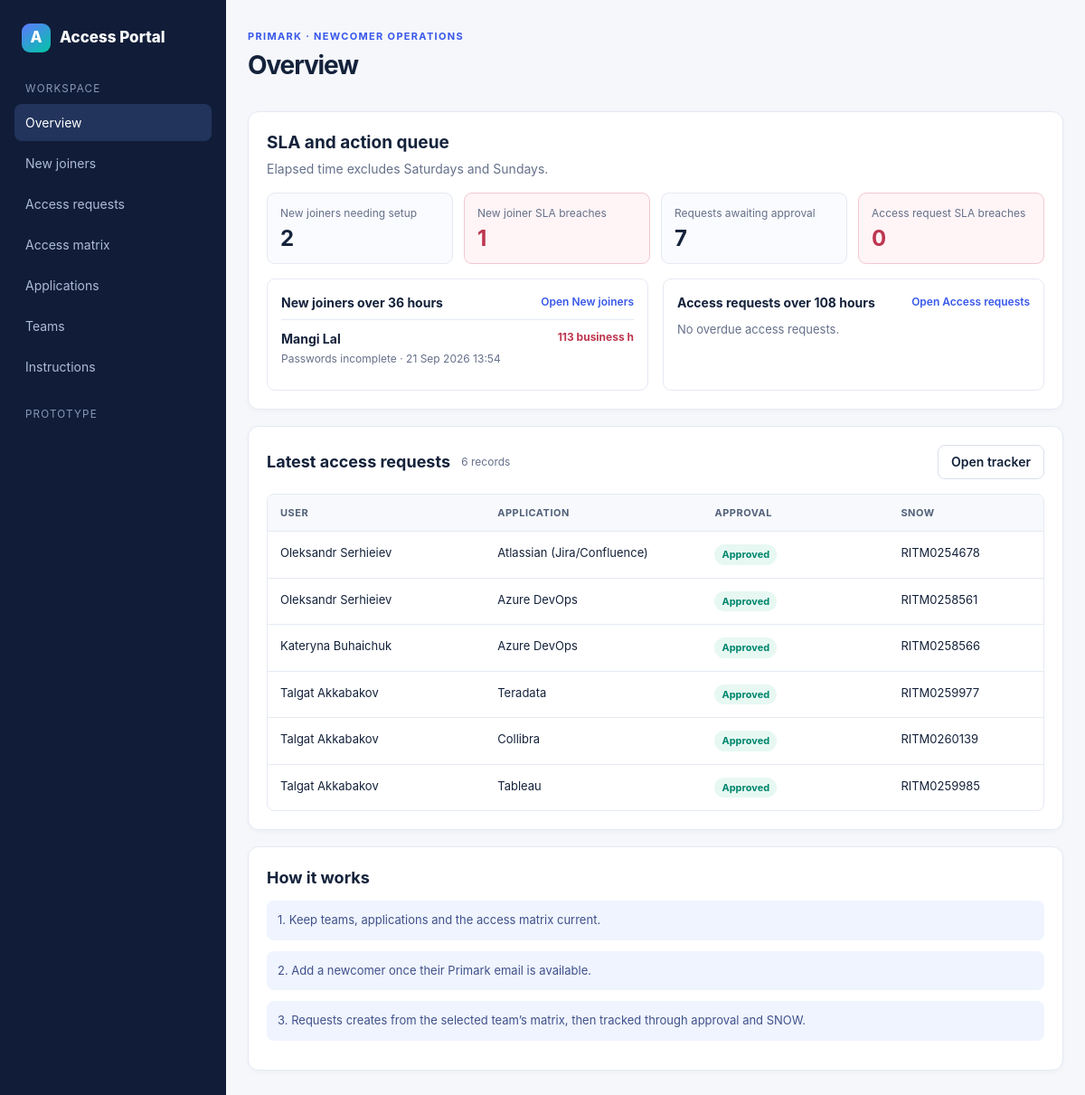
The page / on the database its author committed.
### tables this page shows
CREATE TABLE newcomers(id INTEGER PRIMARY KEY, full_name TEXT NOT NULL, team_id INTEGER NOT NULL, account_requested INTEGER DEFAULT 0, email TEXT, nptr_number TEXT, manager TEXT, status TEXT DEFAULT 'Account pending', created_at TEXT DEFAULT CURRENT_TIMESTAMP, passwords_received TEXT NOT NULL DEFAULT 'None' CHECK(passwords_received IN ('None','TAP','Network','Both')), user_confirmed_access INTEGER NOT NULL DEFAULT 0 CHECK(user_confirmed_access IN (0,1)), business_unit TEXT NOT NULL DEFAULT '', department TEXT, job_title TEXT, snow_request_number TEXT, snow_request_url TEXT, comment TEXT, FOREIGN KEY(team_id) REFERENCES teams(id));

CREATE TABLE "access_requests"(id INTEGER PRIMARY KEY, newcomer_id INTEGER, manual_user_name TEXT, manual_user_email TEXT, application_id INTEGER NOT NULL, mirror_id TEXT, justification TEXT, approval_status TEXT DEFAULT 'Not requested', snow_ticket TEXT, access_granted INTEGER DEFAULT 0, user_confirmation INTEGER DEFAULT 0, comments TEXT, created_at TEXT DEFAULT CURRENT_TIMESTAMP, manual_team_id INTEGER, manager TEXT, snow_ticket_url TEXT, FOREIGN KEY(newcomer_id) REFERENCES newcomers(id) ON DELETE CASCADE, FOREIGN KEY(application_id) REFERENCES applications(id));

### lib/newcomers.php (called while the page is built, shortened)
<?php
function migrateNewcomerStatuses(PDO $db): void
{
    $db->exec('CREATE TABLE IF NOT EXISTS portal_migrations (name TEXT PRIMARY KEY)');
    $key = 'newcomer_auto_status_v2';
    $check = $db->prepare('SELECT name FROM portal_migrations WHERE name=?');
    $check->execute([$key]);
    if ($check->fetchColumn()) return;
}

### index.php (the view, shortened to what this page needs)
<?php
$dbDir = __DIR__ . '/storage'; if (!is_dir($dbDir)) mkdir($dbDir, 0775, true);
$db = new PDO('sqlite:' . $dbDir . '/portal.sqlite');
$db->setAttribute(PDO::ATTR_ERRMODE, PDO::ERRMODE_EXCEPTION);
$db->exec('PRAGMA foreign_keys = ON');
function q(string $sql, array $params=[]): PDOStatement { global $db; $s=$db->prepare($sql); $s->execute($params); return $s; }
function e(?string $v): string { return htmlspecialchars($v ?? '', ENT_QUOTES, 'UTF-8'); }
require_once __DIR__.'/lib/newcomers.php';
$page=$_GET['page']??'dashboard'; $flash=$_SESSION['flash']??null; unset($_SESSION['flash']);
$nav=['dashboard'=>'Overview','newcomers'=>'New joiners','requests'=>'Access requests','rules'=>'Access matrix','applications'=>'Applications','teams'=>'Teams','instructions'=>'Instructions'];
function statusBadge(string $s): string {$c=in_array($s,['Approved','Complete'],true)?'green':($s==='Rejected'?'red':($s==='Revoked'?'gray':($s==='Not requested'?'pink':($s==='In progress'?'':'amber')))); return '<span class="badge '.$c.'">'.e($s).'</span>';}
require __DIR__.'/views/page.php';

### views/page.php (shortened to what this page needs)
<?php
require_once __DIR__.'/tables.php';
$description = $page === 'newcomers'
    ? 'Create and manage a newcomer record to support the provisioning of a Primark account and the controlled assignment of required access to internal and third-party services.'
    : ($page === 'dashboard' ? '' : 'List of instructions for user access provision.');
?>
<!doctype html>
<html lang="en">
<head>
    <link rel="stylesheet" href="assets/app.css?v=<?=filemtime(__DIR__.'/../assets/app.css')?>">
</head>
<body>
<div class="shell">
    <aside class="side">
        <div class="brand"><span class="logo">A</span>Access Portal</div>
        <small>Workspace</small>
        <?php foreach($nav as $key=>$label): ?>
            <a class="<?=$page===$key?'active':''?>" href="?page=<?=$key?>" <?=$page===$key?'aria-current="page"':''?>><?=e($label)?></a>
        <?php endforeach ?>
        <small>Prototype</small>
    </aside>
    <main class="main">
        <div class="top"><div><div class="eyebrow">Primark · newcomer operations</div><h1><?=e($nav[$page] ?? 'Overview')?></h1><?php if ($description !== ''): ?><p><?=e($description)?></p><?php endif ?></div></div>
        <?php if($page==='dashboard'): ?>
            <?php renderDashboardAnalytics(); ?>
            <div class="split">
                <section class="card"><?php renderTable('dashboard'); ?></section>
                <section class="card"><h2>How it works</h2><div class="note">1. Keep teams, applications and the access matrix current.</div><div class="note">2. Add a newcomer once their Primark email is available.</div><div class="note">3. Requests creates from the selected team’s matrix, then tracked through approval and SNOW.</div></section>
            </div>
        <?php endif ?>
    </main>
</div>
</body>
</html>

### views/tables.php (shortened to what this page needs)
<?php
function cellText(?string $value, bool $expand = false): string
{
    $text = trim($value ?? '');
    return '<span class="cell-copy">'.e($text).'</span>';
}
function requestDateTime(?string $date): string
{
    $timestamp = strtotime($date);
    return $timestamp ? date('d M Y H:i', $timestamp) : e($date);
}
function businessElapsedSeconds(?string $createdAt): int
{
    try {
        $cursor = new DateTimeImmutable($createdAt);
        $now = new DateTimeImmutable('now');
    } catch (Throwable) {
        return 0;
    }
    $seconds = 0;
    while ($cursor < $now) {
        $dayEnd = $cursor->setTime(0, 0)->modify('+1 day');
        $segmentEnd = $dayEnd < $now ? $dayEnd : $now;
        if ((int)$cursor->format('N') < 6) $seconds += $segmentEnd->getTimestamp() - $cursor->getTimestamp();
        $cursor = $segmentEnd;
    }
    return $seconds;
}
function renderDashboardAnalytics(): void
{
    $newcomerRows = q('SELECT id,full_name,email,passwords_received,created_at FROM newcomers ORDER BY created_at ASC')->fetchAll(PDO::FETCH_ASSOC);
    $requestRows = q("SELECT ar.id,ar.created_at,ar.approval_status,ar.access_granted,ar.user_confirmation,COALESCE(n.full_name,ar.manual_user_name) AS full_name,a.name AS application FROM access_requests ar LEFT JOIN newcomers n ON n.id=ar.newcomer_id JOIN applications a ON a.id=ar.application_id ORDER BY ar.created_at ASC,ar.id ASC")->fetchAll(PDO::FETCH_ASSOC);
    $newcomerNeedsAction = [];
    $newcomerBreaches = [];
    foreach ($newcomerRows as $row) {
        $needsAction = trim($row['email'] ?? '') === '' || strcasecmp(trim($row['passwords_received'] ?? ''), 'Both') !== 0;
        if (!$needsAction) continue;
        $newcomerNeedsAction[] = $row;
        $seconds = businessElapsedSeconds($row['created_at'] ?? null);
        if ($seconds >= 36 * 3600) { $row['elapsed_seconds'] = $seconds; $newcomerBreaches[] = $row; }
    }
    $requestNeedsAction = [];
    $requestBreaches = [];
    foreach ($requestRows as $row) {
        $needsAction = ($row['approval_status'] ?? '') === 'Not requested' && (int)($row['access_granted'] ?? 0) === 0 && (int)($row['user_confirmation'] ?? 0) === 0;
        if (!$needsAction) continue;
        $requestNeedsAction[] = $row;
        $seconds = businessElapsedSeconds($row['created_at'] ?? null);
    }
    $hours = static fn(int $seconds): string => ceil($seconds / 3600).' business h';
    ?>
    <section class="card analytics-section" aria-labelledby="sla-analytics-title">
        <div class="analytics-heading"><div><h2 id="sla-analytics-title">SLA and action queue</h2><p>Elapsed time excludes Saturdays and Sundays.</p></div></div>
        <div class="analytics-metrics">
            <div><span>New joiners needing setup</span><strong><?=count($newcomerNeedsAction)?></strong></div>
            <div class="analytics-metric--alert"><span>New joiner SLA breaches</span><strong><?=count($newcomerBreaches)?></strong></div>
            <div><span>Requests awaiting approval</span><strong><?=count($requestNeedsAction)?></strong></div>
            <div class="analytics-metric--alert"><span>Access request SLA breaches</span><strong><?=count($requestBreaches)?></strong></div>
        </div>
        <div class="analytics-grid">
            <section class="analytics-list-card">
                <div class="analytics-list-heading"><h3>New joiners over 36 hours</h3><a href="?page=newcomers">Open New joiners</a></div>
                <?php if (!$newcomerBreaches): ?><p class="analytics-empty">No overdue new joiners.</p><?php else: ?><ul class="analytics-list"><?php foreach ($newcomerBreaches as $row): ?>
                    <li><div><strong><?=e($row['full_name'])?></strong><span><?=trim($row['email'] ?? '') === '' ? 'Email pending' : 'Passwords incomplete'?> · <?=requestDateTime($row['created_at'] ?? null)?></span></div><b><?=e($hours((int)$row['elapsed_seconds']))?></b></li>
                <?php endforeach ?></ul><?php endif ?>
            </section>
            <section class="analytics-list-card">
                <div class="analytics-list-heading"><h3>Access requests over 108 hours</h3><a href="?page=requests">Open Access requests</a></div>
                <?php if (!$requestBreaches): ?><p class="analytics-empty">No overdue access requests.</p><?php endif ?>
            </section>
        </div>
    </section>
    <?php
}
    ?>
    <?php
function renderTable(string $kind): void
{
    $specs = [
        'dashboard' => ['Latest access requests', 'SELECT ar.*,COALESCE(n.full_name,ar.manual_user_name) full_name,a.name app FROM access_requests ar LEFT JOIN newcomers n ON n.id=ar.newcomer_id JOIN applications a ON a.id=ar.application_id ORDER BY ar.id DESC LIMIT 6', ['User','Application','Approval','SNOW'], [28,28,24,20], null],
        'newcomers' => ['New joiners', 'SELECT n.*,t.name team FROM newcomers n JOIN teams t ON t.id=n.team_id ORDER BY n.created_at DESC,n.id DESC', ['Name','DateTime','Team / manager','Account','NPTR','Passwords received','User confirmed access','Status','Actions'], [18,12,15,9,10,12,12,12], 'newcomers'],
        'requests' => ['Access requests', "SELECT ar.*,COALESCE(n.full_name,ar.manual_user_name) full_name,COALESCE(n.email,ar.manual_user_email) email,a.name app,MAX(ar.created_at) OVER (PARTITION BY LOWER(COALESCE(NULLIF(n.email,''),NULLIF(ar.manual_user_email,''),ar.manual_user_name,''))) AS latest_user_request,MAX(ar.id) OVER (PARTITION BY LOWER(COALESCE(NULLIF(n.email,''),NULLIF(ar.manual_user_email,''),ar.manual_user_name,''))) AS latest_user_request_id FROM access_requests ar LEFT JOIN newcomers n ON n.id=ar.newcomer_id JOIN applications a ON a.id=ar.application_id ORDER BY latest_user_request DESC,latest_user_request_id DESC,ar.created_at DESC,ar.id DESC", ['User','Requested dateTime','Application','Approval','ServiceNow','Access','Comments','Actions'], [16,13,15,11,11,10,12], 'access_requests'],
        'teams' => ['Teams', 'SELECT * FROM teams ORDER BY name', ['Team','Team lead','Primark Manager','Notes','Actions'], [24,20,24,32], 'teams'],
        'applications' => ['Applications', 'SELECT * FROM applications ORDER BY name', ['Application','Approver / backup','AD group','Notes','Actions'], [26,26,22,26], 'applications'],
        'rules' => ['Access matrix', 'SELECT r.*,t.name team,a.name app FROM access_rules r JOIN teams t ON t.id=r.team_id JOIN applications a ON a.id=r.application_id ORDER BY t.name,a.name', ['Team','Application','Mirror ID','Business justification','Actions'], [18,25,25,32], 'access_rules'],
        'instructions' => ['Instructions', 'SELECT i.*,a.name app FROM instructions i LEFT JOIN applications a ON a.id=i.application_id ORDER BY i.title', ['Instruction','Application','Preview','Actions'], [27,23,50], 'instructions'],
    ];
    [$title,$sql,$headers,$weights,$table] = $specs[$kind];
    $rows = q($sql)->fetchAll(PDO::FETCH_ASSOC);
    $actionWidth = $table ? ($kind === 'requests' ? 82 : 88) : 0;
    echo '<div class="table-heading"><h2 id="table-title-'.e($kind).'">'.e($title).'</h2>';
    if (!in_array($kind, ['instructions','teams','applications','rules','requests'], true)) echo '<span class="record-count" data-record-count>'.count($rows).(count($rows) === 1 ? ' record' : ' records').'</span>';
    if ($kind === 'dashboard') echo '<a class="btn secondary" href="?page=requests">Open tracker</a>';
    echo '</div><div class="table-wrap table-wrap--'.e($kind).'" tabindex="0" role="region" aria-labelledby="table-title-'.e($kind).'">';
    echo '<table class="table table--'.e($kind).'" style="--actions-width:'.$actionWidth.'px"><colgroup>';
    foreach ($weights as $weight) echo '<col style="width:'.$weight.'%">';
    echo '</colgroup><thead><tr>';
    foreach ($headers as $index => $label) {
        if ($kind === 'instructions' && $index < 2) {
            $keys = ['instruction','application'];
            echo '<th scope="col" aria-sort="'.($index === 0 ? 'ascending' : 'none').'"><button type="button" class="sort-button" data-instruction-sort="'.$keys[$index].'">'.e($label).'</button></th>';
        } elseif ($kind === 'teams' && $index < 2) {
            $keys = ['team','lead'];
            echo '<th scope="col" aria-sort="'.($index === 0 ? 'ascending' : 'none').'"><button type="button" class="sort-button" data-team-sort="'.$keys[$index].'">'.e($label).'</button></th>';
        } elseif ($kind === 'applications' && $index < 3) {
            $keys = ['application','approver','adGroup'];
            echo '<th scope="col" aria-sort="'.($index === 0 ? 'ascending' : 'none').'"><button type="button" class="sort-button" data-application-sort="'.$keys[$index].'">'.e($label).'</button></th>';
        } elseif ($kind === 'rules' && $index < 2) {
            $keys = ['team','application'];
            echo '<th scope="col" aria-sort="'.($index === 0 ? 'ascending' : 'none').'"><button type="button" class="sort-button" data-rule-sort="'.$keys[$index].'">'.e($label).'</button></th>';
        } else {
            echo '<th scope="col">'.e($label).'</th>';
        }
    }
    echo '</tr></thead><tbody>';
    foreach ($rows as $r) {
        $cells = [];
        switch ($kind) {
            case 'dashboard':
                $cells = [cellText($r['full_name']),cellText($r['app']),statusBadge($r['approval_status']),cellText($r['snow_ticket'])];
                break;
        }
        $instructionData = '';
        $teamData = '';
        $applicationData = '';
        $ruleData = '';
        $requestData = '';
        $requestClasses = '';
        $requestSlaClasses = $kind === 'requests' && ($requestSla ?? '') === 'expired' ? ' request-sla-breached' : '';
        $newcomerClasses = $kind === 'newcomers' && ($newcomerSla ?? '') === 'expired' ? ' sla-breached' : '';
        $recordLabel = $r['title'] ?? $r['name'] ?? $r['full_name'] ?? (($r['team'] ?? '').' / '.($r['app'] ?? ''));
        $openRecordData = $table ? ' data-open-table="'.e($table).'" data-record-label="'.e($recordLabel).'" tabindex="0" role="button"' : '';
        echo '<tr class="'.trim($requestClasses.$requestSlaClasses.$newcomerClasses).'" data-record-id="'.(int)$r['id'].'"'.$openRecordData.$instructionData.$teamData.$applicationData.$ruleData.$requestData.'>';
        foreach ($cells as $cell) echo '<td>'.$cell.'</td>';
        echo '</tr>';
    }
    echo '</tbody></table></div>';
}

### rows shown on the page
newcomers: full_name "Mangi Lal", email "Passwords incomplete", created_at "21 Sep 2026 13:54", elapsed_seconds "113 business h"
access_requests: text "Oleksandr Serhieiev", text "Atlassian (Jira/Confluence)", approval_status "Approved", snow_ticket "RITM0254678"
access_requests: text "Oleksandr Serhieiev", text "Azure DevOps", approval_status "Approved", snow_ticket "RITM0258561"
access_requests: text "Kateryna Buhaichuk", text "Azure DevOps", approval_status "Approved", snow_ticket "RITM0258566"
access_requests: text "Talgat Akkabakov", text "Teradata", approval_status "Approved", snow_ticket "RITM0259977"
access_requests: text "Talgat Akkabakov", text "Collibra", approval_status "Approved", snow_ticket "RITM0260139"
access_requests: text "Talgat Akkabakov", text "Tableau", approval_status "Approved", snow_ticket "RITM0259985"

### other values the page prints
$label "Overview"
$label "New joiners"
$label "Access requests"
$label "Access matrix"
$label "Applications"
$label "Teams"
$label "Instructions"
$nav[$page] "Overview"
count($newcomerNeedsAction) "2"
count($newcomerBreaches) "1"
count($requestNeedsAction) "7"
count($requestBreaches) "0"
$title "Latest access requests"
count($rows) "6"
$label "USER"
